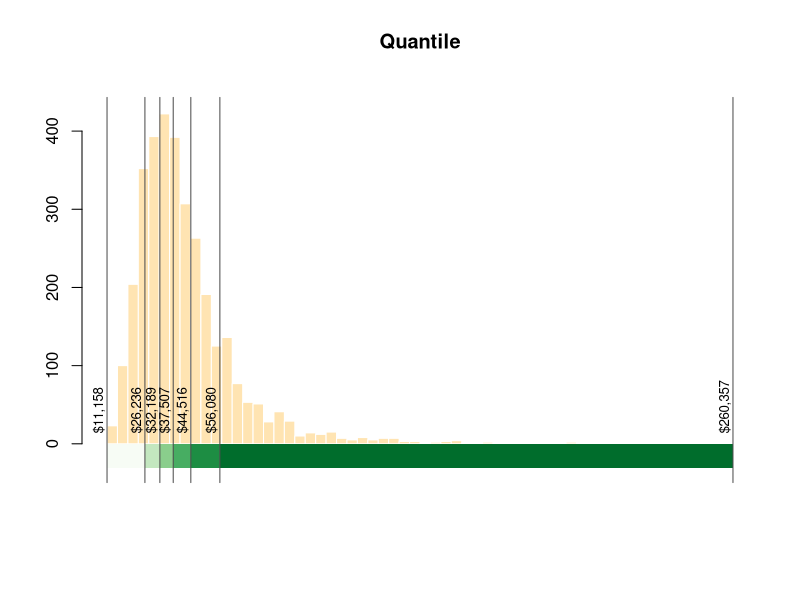
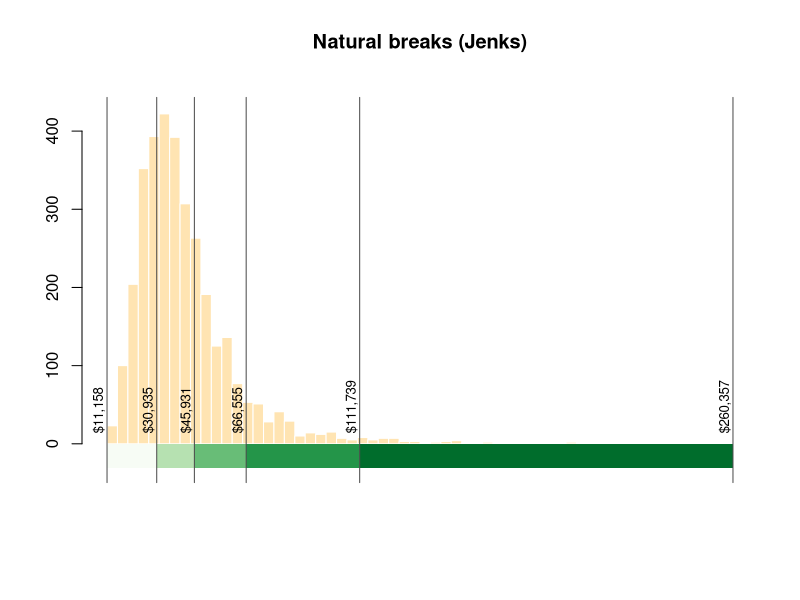

Write R code to recreate these figures, in order.
#' Creates histogram with a green strip underneath showing different classification
#' intervals used in choropleth maps.
#'
#' @param x        Numeric vector
#' @param n        Number of choropleth classes
#' @param style    Classification method: "quantile", "jenks", "equal", "fisher", "sd", ...
#' @param nbins    Number of histogram bars
#' @param labeller Function used to format the break labels
#' @param title    Plot title (defaults to the style name, capitalized)
#' @param strip    Boolean. If TRUE, adds strip and breaks

library(classInt)   

plot_bin_strip <- function(x,
                           n = 6,
                           style = "quantile",
                           nbins = 60,
                           labeller = function(v) paste0("$", formatC(v, format = "f", digits = 0, big.mark = ",")),
                           title = tools::toTitleCase(style),
                           hist_col = adjustcolor("orange", alpha.f = 0.3),
                           ylab = "",
                           strip = TRUE) {
  
  x <- x[is.finite(x)]
  
  # 1. Class breaks -- same algorithm your choropleth would use
  ci   <- classIntervals(x, n = n, style = style)
  brks <- ci$brks
  k    <- length(brks) - 1
  
  # 2. Light-to-dark green, one shade per class
  cols <- colorRampPalette(c("#F7FCF5", "#A1D99B", "#31A354", "#006D2C"))(k)
  
  # 3. Histogram counts (not plotted yet)
  h <- hist(x, breaks = seq(min(x), max(x), length.out = nbins + 1), plot = FALSE)
  ymax    <- max(h$counts) * 1.05
  strip_h <- ymax * 0.07                 # height of the green strip
  
  # 4. Canvas: leave room below y = 0 for the strip
  plot(NA, xlim = range(brks), ylim = c(-strip_h * 1.6, ymax),
       xaxt = "n", bty = "n", xlab = "", ylab = ylab, main = title)
  
  # Histogram bars
  rect(h$breaks[-length(h$breaks)], 0, h$breaks[-1], h$counts,
       col = hist_col, border = "white")
  
  # Add green strip and vertical line breaks
  if(strip == TRUE){
    rect(brks[-length(brks)], -strip_h, brks[-1], 0, col = cols, border = NA)

    segments(brks, -strip_h * 1.6, brks, ymax, col = "grey30")
    text(brks, ymax * 0.03, labels = labeller(brks),
         srt = 90, adj = c(0, -0.4), cex = 0.8, xpd = NA)
  } else {
    ticks <- seq(min(x), max(x), length.out = 8)
    axis(1, at = ticks, labels = round(ticks, 1), line = -0.75)
  }
  
  
  invisible(ci)
}

# ---- Example -----------------------------------------------------------
set.seed(42)
income <- c(rlnorm(3000, meanlog = 10.5, sdlog = 0.35),
            rlnorm(300,  meanlog = 11.2, sdlog = 0.4))

plot_bin_strip(income, n = 6, style = "quantile")
plot_bin_strip(income, n = 5, style = "jenks", title = "Natural breaks (Jenks)")
